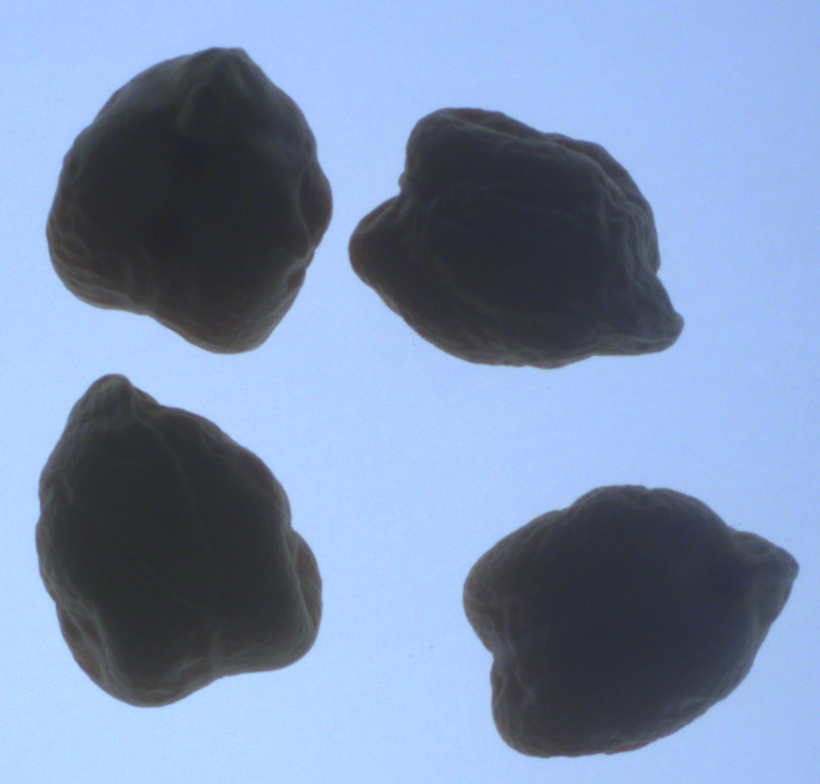
#> input picture image processing codes/KODLAR9_Esikleme_Threshold/KODLAR9_Esikleme_Threshold/Resim1_Dort_Nohut.png, 820 x 784 px
$ python K9_5_RESIM_Esikleme_Threshold_HEPSI_OTSU.py
#> lines starting #> are read from the running program, lines starting #| are printed output that depends on the picture; after the words box and inside, x2 and y2 are one past the last pixel; in counts of white or black regions, pixels touching at a corner belong together
import cv2
import numpy as np
import matplotlib.pyplot as plt

# Resmi oku
img1 = cv2.imread('Resim1_Dort_Nohut.png')
#> img1 is the input picture: shape (784, 820, 3); mean B, G, R 176.9, 144.3, 124.2
# img1 = cv2.imread('Resim2_Coklu_Bugday.png')
# img1 = cv2.imread('Resim4_gurultuluresim.JPG')


# Gri tonlamaya çevir
img = cv2.cvtColor(img1, cv2.COLOR_BGR2GRAY)
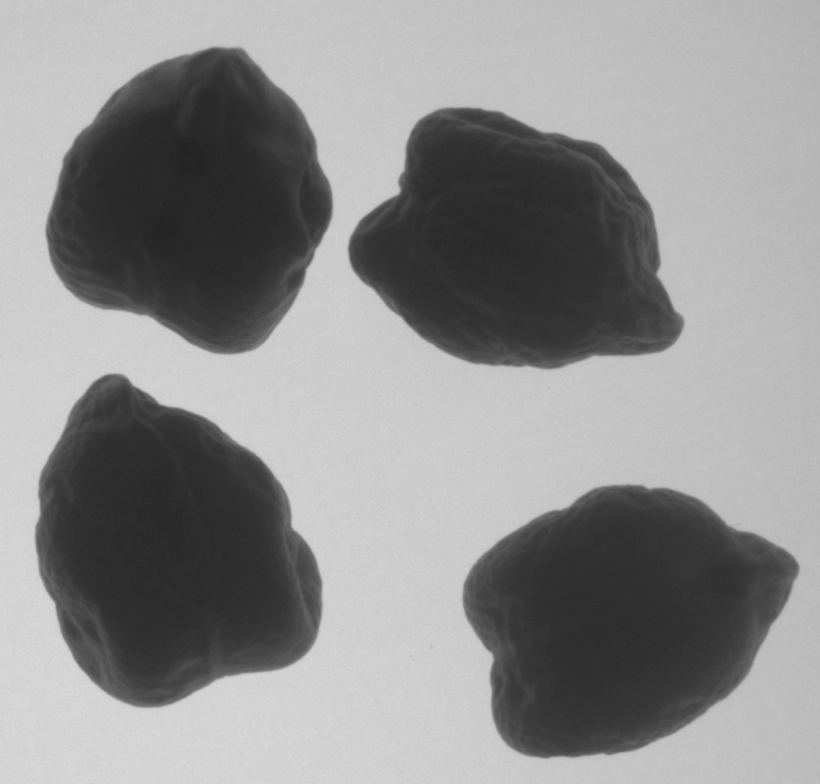
#> img: shape (784, 820); min 34, max 218, mean 142

# Otsu eşikleme işlemi uygula (cv2.THRESH_BINARY + cv2.THRESH_OTSU)
ret1, thresh1 = cv2.threshold(img, 0, 255, cv2.THRESH_BINARY + cv2.THRESH_OTSU)
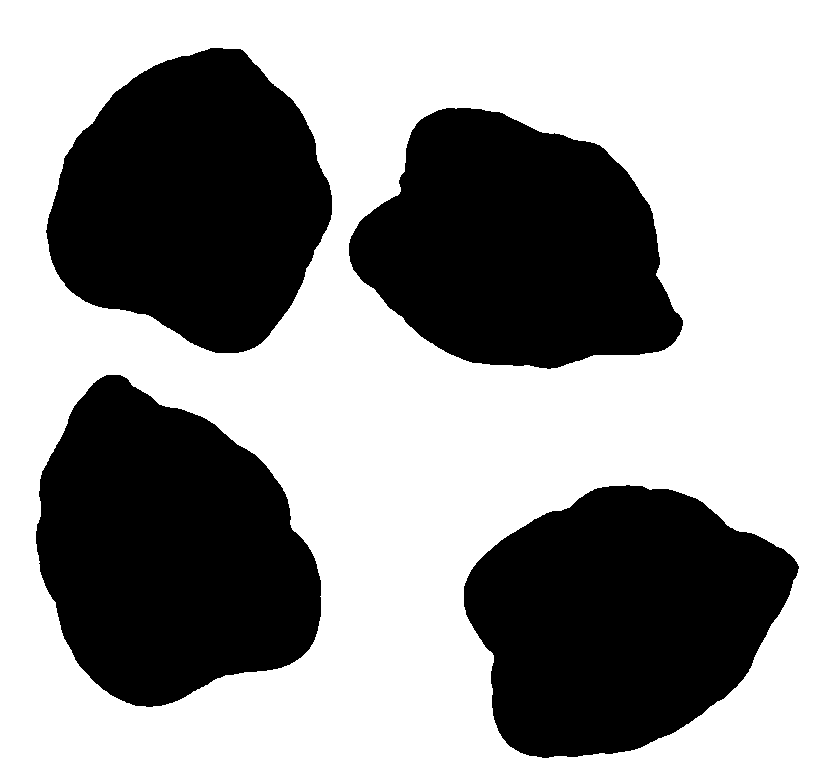
#> thresh1: shape (784, 820); 60.2% white; 4 black regions, box (x1, y1, x2, y2) and area: (36, 375, 321, 707) 66986, (464, 485, 799, 758) 64877, (46, 48, 332, 353) 62351, (349, 108, 683, 369) 61725
#> ret1 = 127
print("OTSU eşik değeri:", ret1)
#| OTSU eşik değeri: 127.0

ret2, thresh2 = cv2.threshold(img, 0, 255, cv2.THRESH_BINARY_INV + cv2.THRESH_OTSU)
#> ret2 = 127
ret3, thresh3 = cv2.threshold(img, 0, 255, cv2.THRESH_TOZERO + cv2.THRESH_OTSU)
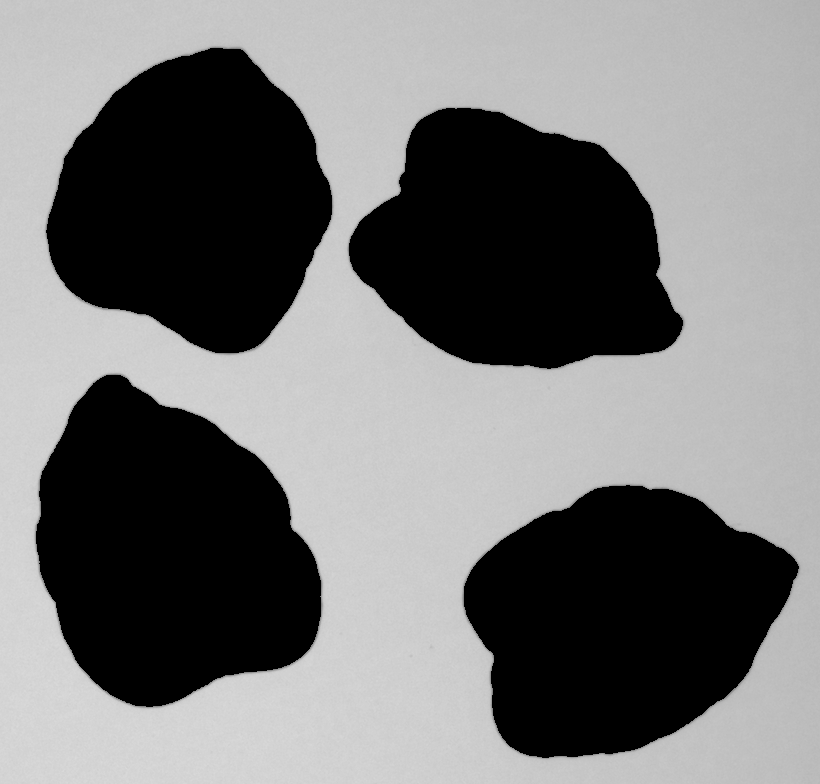
#> thresh3: shape (784, 820); min 0, max 218, mean 118.9
#> ret3 = 127
ret4, thresh4 = cv2.threshold(img, 0, 255, cv2.THRESH_TOZERO_INV + cv2.THRESH_OTSU)
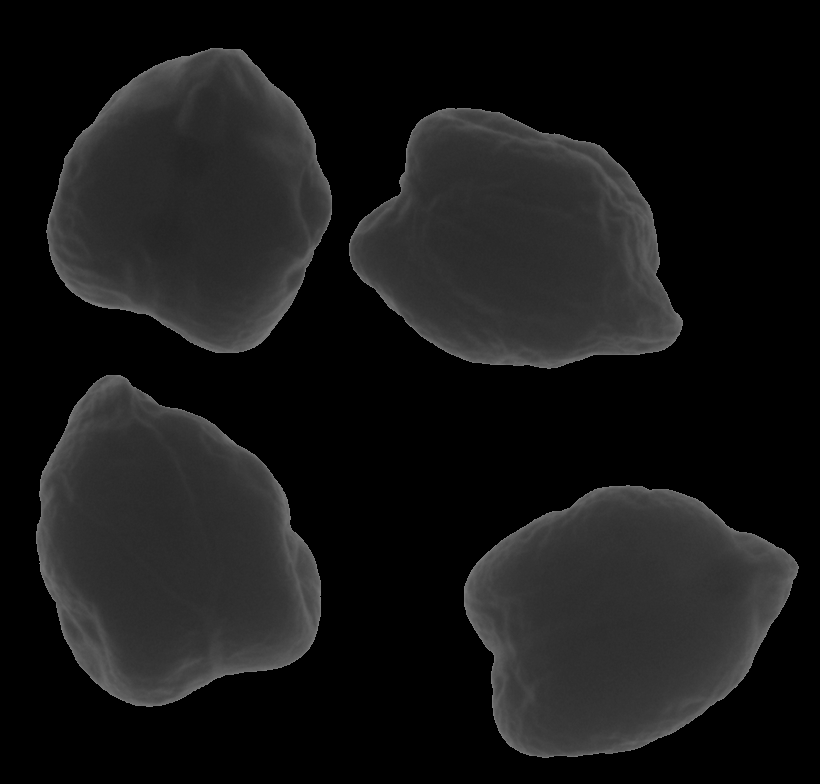
#> thresh4: shape (784, 820); min 0, max 127, mean 23.1
#> ret4 = 127
ret5, thresh5 = cv2.threshold(img, 0, 255, cv2.THRESH_TRUNC + cv2.THRESH_OTSU)
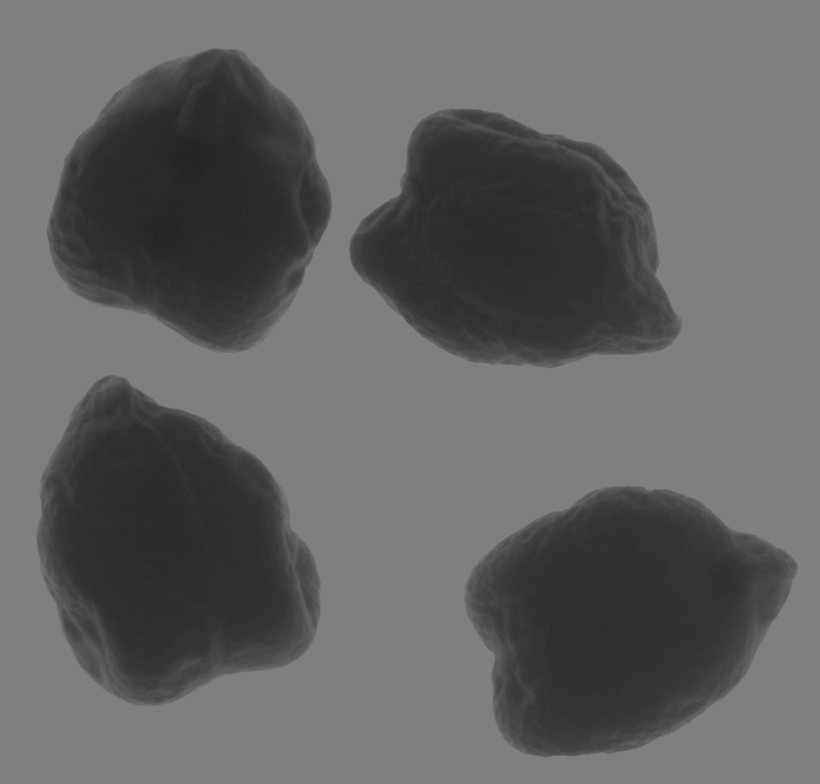
#> thresh5: shape (784, 820); min 34, max 127, mean 99.6
#> ret5 = 127

# Gri seviye resmin histogramını hesapla
hist = cv2.calcHist([img], [0], None, [256], [0, 256])
#> hist = 256 values, max 22361 at index 206, min 0 at index 0, mean 2511.2

# Histogramı çiz
plt.plot(hist, color='b')
plt.title('Gri Seviye Histogram')
plt.show()
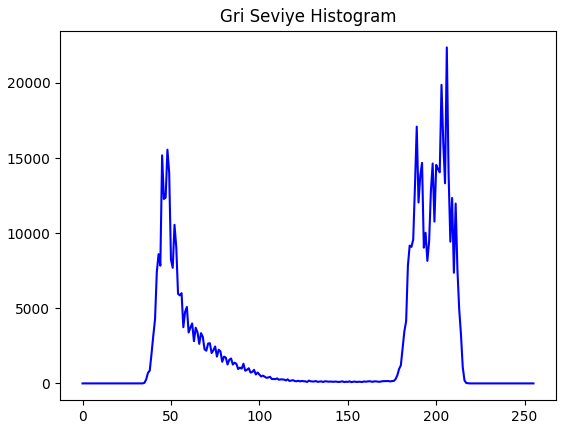
#> figure drawn by matplotlib, 1 panel; curve peaks at x = 206, y = 22361

# Resimleri göster
cv2.imshow("RENKLI", img1)
cv2.imshow("GRAY", img)
cv2.imshow("OTSU_THRESHOLD_BINARY", thresh1)
cv2.imshow("OTSU_THRESHOLD_BINARY_INV", thresh2)
cv2.imshow("OTSU_THRESHOLD_TOZERO", thresh3)
cv2.imshow("OTSU_THRESHOLD_TOZERO_INV", thresh4)
cv2.imshow("OTSU_THRESHOLD_TRUNC", thresh5)

# Bekle ve ekrandan çık
cv2.waitKey(0)
cv2.destroyAllWindows()
